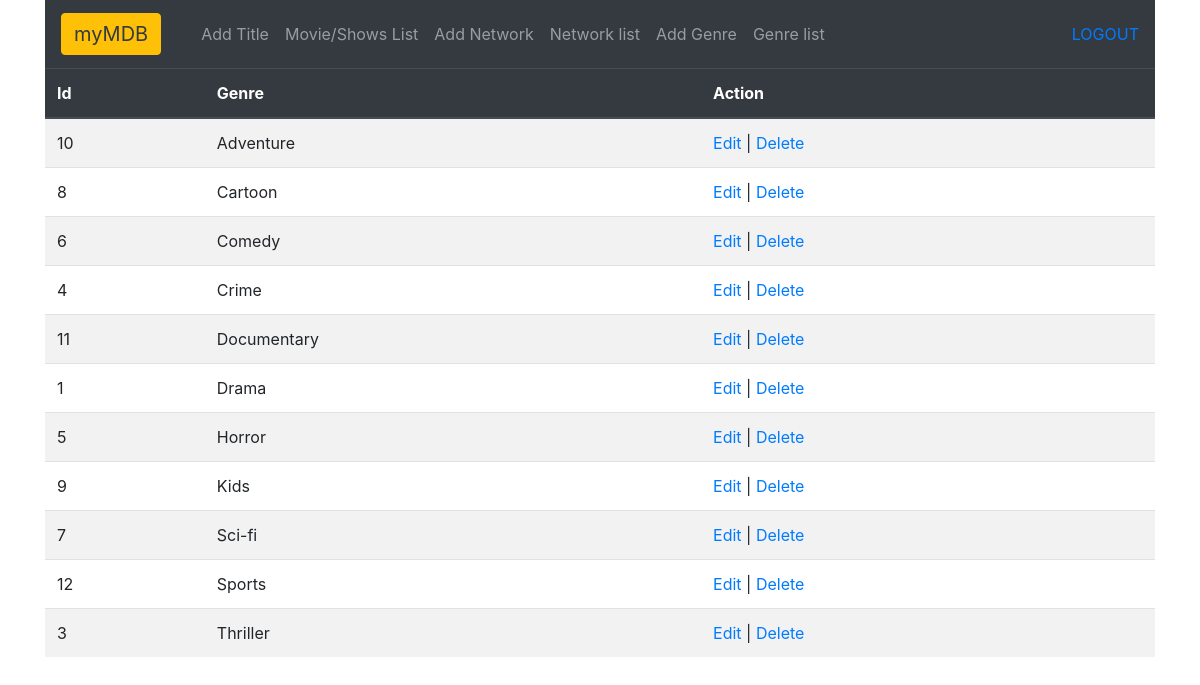
Page /shows/genre/list (signed in) on the committed database.
### shows_app/models.py (models this page shows)
class Genre(models.Model):
    user = models.ForeignKey(User, related_name="genres", on_delete=models.CASCADE, null=True)
    name = models.CharField(max_length=255)
    created_at = models.DateTimeField(auto_now_add=True)
    modified_at = models.DateTimeField(auto_now_add=True)
    objects = GenreManager()

### shows_app/views.py (the view)
# urls.py: path('genre/list', views.genre_list),
def genre_list(request):
    context = {
        'genres': Genre.objects.all().order_by('name')
    }
    return render(request, 'genre_list.html', context)

### shows_app/templates/genre_list.html (shortened to what this page needs)
<!DOCTYPE html>
<html lang="en">
<head>
    {% load static %}
    <link rel="stylesheet" href="{% static 'css/style.css' %}">
    <link rel="stylesheet" href="https://stackpath.bootstrapcdn.com/bootstrap/4.5.0/css/bootstrap.min.css"
>
</head>
<body>
    <div class="container" style="vertical-align: top;">
        <div id="js_navmenu">
            {%if request.session.logged_in%}
            <a href='/user/logout'>LOGOUT</a>
            {%endif%}
        </div>
        <table class="table table-striped table-hover">
            <thead class="thead-dark">
                <tr>
                    <th scope="col">Id</th>
                    <th scope="col">Genre</th>
                    <th scope="col">Action</th>
                </tr>
            </thead>
            <tbody>
                {% for genre in genres %}
                <tr>
                    <td>{{genre.id}}</td>
                    <td>{{genre.name}}</td>
                    {% if request.session.logged_in %}
                    <td>
                        <a href="/shows/genre/edit/{{genre.id}}">Edit</a> |
                        <a href="/shows/genre/delete/{{genre.id}}">Delete</a>
                    </td>
                    {% endif %}
                </tr>
                {% endfor %}
            </tbody>
        </table>
    </div>
</body>
</html>

### rows in the picture
Genre: id "10", name "Adventure"
Genre: id "8", name "Cartoon"
Genre: id "6", name "Comedy"
Genre: id "4", name "Crime"
Genre: id "11", name "Documentary"
Genre: id "1", name "Drama"
Genre: id "5", name "Horror"
Genre: id "9", name "Kids"
Genre: id "7", name "Sci-fi"
Genre: id "12", name "Sports"
Genre: id "3", name "Thriller"
